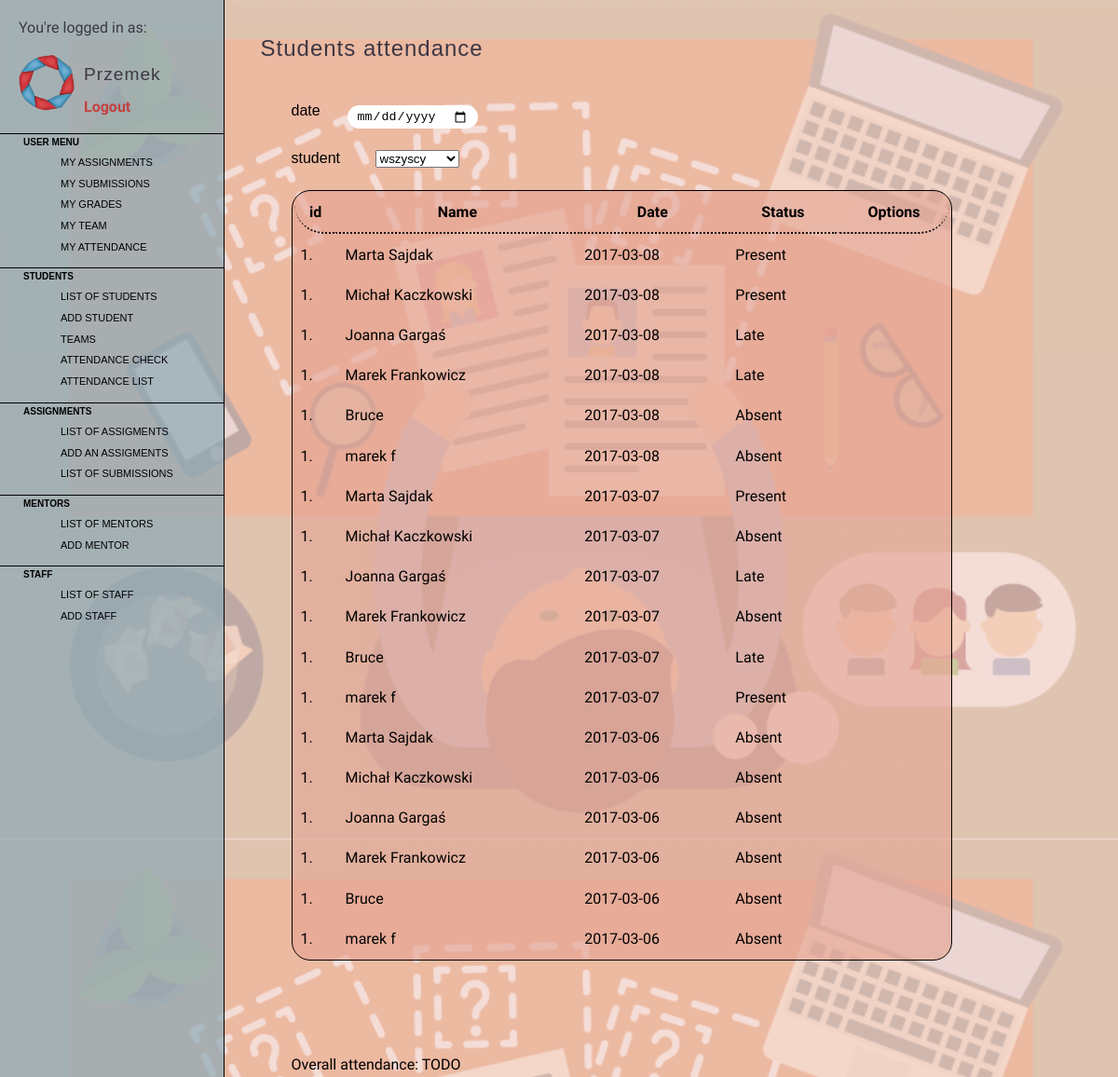
/attendances, run on an earlier commit of the app's database.
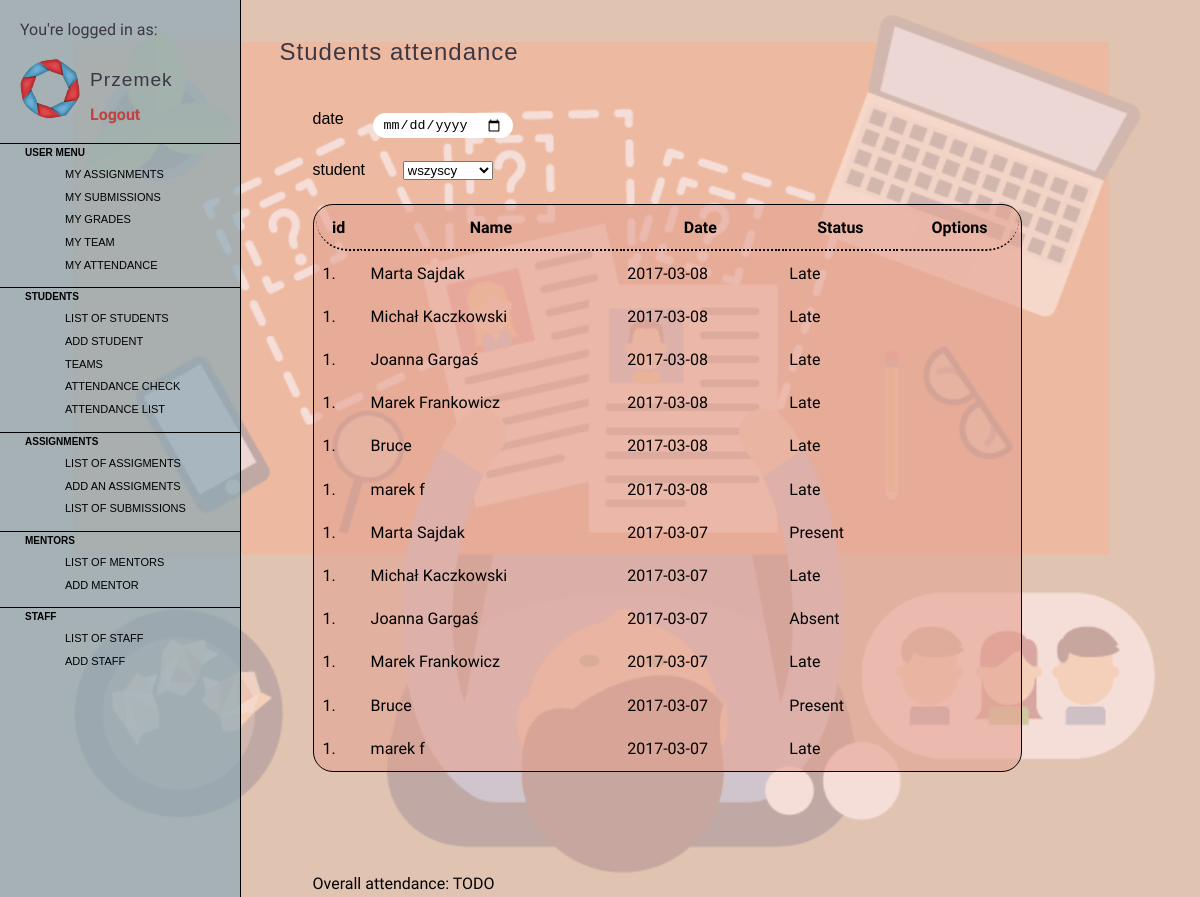
And on a later commit of the database.
### tables this page shows
CREATE TABLE "attendances" (
	`attendance_id`	INTEGER PRIMARY KEY AUTOINCREMENT,
	`user_id`	INTEGER NOT NULL,
	`date`	REAL NOT NULL,
	`status`	NUMERIC NOT NULL
);

CREATE TABLE "users" (
	`user_id`	INTEGER PRIMARY KEY AUTOINCREMENT,
	`name`	TEXT NOT NULL,
	`mail`	TEXT,
	`password`	CHAR(20) NOT NULL,
	`role`	TEXT NOT NULL
);

### controllers/attendances_ctrl.py (the view)
@attendances_ctrl.route("/attendances", methods=['GET', 'POST'])
def attendances():
    chosen_date = request.args.get('date', None)
    if chosen_date:
        attendances_list = Attendance.get_attendance_list_by_date(chosen_date)
    else:
        attendances_list = Attendance.get_attendance_list()
    return render_template('attendance_list.html', attendances_list=attendances_list, chosen_date=chosen_date)

### db_controller.py (called while the page is built)
    @classmethod
    def connect(cls):
        return sqlite3.connect('data/ccms.db')

    @classmethod
    def read_user_record_by_user_id(cls, user_id):
        conn = cls.connect()
        cursor = conn.cursor()
        query = "SELECT * FROM `users` WHERE `user_id` = ?;"
        cursor.execute(query, (user_id,))
        user = cursor.fetchall()
        conn.close()
        return user

    @classmethod
    def read_attendance_record_list(cls):
        conn = cls.connect()
        cursor = conn.cursor()
        query = "SELECT * FROM `attendances`;"
        cursor.execute(query)
        attendance_list = cursor.fetchall()
        conn.close()
        return attendance_list

### main.py (called while the page is built)
@app.teardown_appcontext
def close_connection(exception):
    db = getattr(g, '_database', None)
    if db is not None:
        db.close()

### models/attendances.py (called while the page is built)
    @classmethod
    def get_attendance_list(cls):
        return cls.create_attendance_list()

    @classmethod
    def create_attendance_list(cls):
        attendance_data = DB.read_attendance_record_list()
        return [Attendance(*attendance) for attendance in attendance_data]

    def get_student(self):
        return self.student

    def get_date(self):
        return self.date

    def get_status(self):
        return self.status

### models/users.py (called while the page is built)
    @classmethod
    def get_user_by_id(cls, user_id):
        return cls.create_user(user_id)

    @classmethod
    def create_user(cls, user_id):
        pairs = {"student": Student, "mentor": Mentor, "staff": Staff, "boss": Boss}
        args = DB.read_user_record_by_user_id(user_id)
        return pairs[args[0][-1]](*args[0][:-1])

    def get_name(self):
        return self.name

### templates/attendance_list.html (shortened to what this page needs)
{% extends "layout.html" %}
{% block page_name_h1 %}Students attendance{% endblock %}
{% block content %}
        <div class="content">
        <form action method="GET">
        <span id="date-style"><label>date</label><input type="date" name="date" placeholder="Date"
                                   onchange="this.form.submit()" {{ "value={}".format(chosen_date) if chosen_date }} >
        </span>
        </form>
        <span id="select_student"><label>student</label><select>
                                    <option>wszyscy</option>
                                </select></span>
            <table>
                <thead>
                    <tr>
                    <th>id</th><th>Name</th><th>Date</th><th>Status</th><th>Options</th>
                    </tr>
                </thead>
                <tbody>
                {% for item in attendances_list %}
                <tr>
                    <td>1.</td><td>{{ item.get_student().get_name() }}</td><td>{{ item.get_date()}}</td>
                    <td>{{ "Present" if item.get_status() == 1 }} {{ "Late" if item.get_status() == 0.8 }}
                    {{ "Absent" if item.get_status() == 0 }} </td>
                </tr>
                {% endfor %}
                </tbody>
            </table>
        <br>
        <span id="overall_attendance">Overall attendance: TODO</span>
    </div>
{% endblock %}

### templates/layout.html (shortened to what this page needs)
<!DOCTYPE html>
<html lang="en">
  <head>
    <link rel="stylesheet" href="/static/css/style.css">
  </head>
  <body>
    <sidebar>
      <header class="sideheader">
        <p>You're logged in as:</p>
        <img id="logo" src="images/logo.png" alt="logo">
        <h2>Przemek</h2>
        <a href="index.html">Logout</a>
      </header>
      <nav>
         <ul>
             <li><a href="user_details.html">User menu</a></li>
            <ul class="submenu">
                <li><a href="assignments.html">My assignments</a></li>
                <li><a href="submissions.html">My submissions</a></li>
                <li><a href="grades_view.html">My grades</a></li>
                <li><a href="team_details.html">My team</a></li>
                <li><a href="attendance_student_view.html">My attendance</a></li>
            </ul>
                <li><a href="users.html">Students</a></li>
                <ul class="submenu">
                    <li><a href="users.html">List of students</a></li>
                    <li><a href="add_edit_person_form.html">Add student</a></li>
                    <li><a href="teams.html">Teams</a></li>
                    <li><a href="attendance_check.html">Attendance check</a></li>
                    <li><a href="attendance_list.html">Attendance list</a></li>
                </ul>
                <li><a href="assignments.html">Assignments</a></li>
                    <ul class="submenu">
                    <li><a href="assignments.html">List of assigments</a></li>
                    <li><a href="add_edit_assignment.html">Add an assigments</a></li>
                    <li><a href="submissions.html">List of submissions</a></li>
                  </ul>
              <li><a href="users.html">Mentors</a></li>
                <ul class="submenu">
                  <li><a href="users.html">List of mentors</a></li>
                  <li><a href="add_edit_person_form.html">Add mentor</a></li>
                </ul>
              <li><a href="users.html">Staff</a></li>
                <ul class="submenu">
                  <li><a href="users.html">List of staff</a></li>
                  <li><a href="add_edit_person_form.html">Add staff</a></li>
                </ul>
            </ul>
          </nav>
    </sidebar>
    <div class="wrap">
        <h1>{% block page_name_h1 %}{% endblock %}</h1>
      <div class="content">
      {% block content %}{% endblock %}
      </div>
    </div>
  </body>
</html>

### static/css/style.css (style rules this page uses)
html, body { height: 100%; }
body { font: 100% "Nunito Sans", sans-serif; line-height: 1.7; margin: 0; padding: 0; min-width: 470px; width: 100%; }
body::after { content: ""; background-image: url("/static/images/background.png"); background-size: 100%; position: fixed; z-index: -1; opacity: 0.3; top: 0; left: 0; bottom: 0; right: 0; height: 100%; }
p { color: #3C3744; text-align: left; }
h1, h2 { margin: 2%; font: normal 1.2em Sansita, sans-serif; letter-spacing: 1px; color: #3C3744; }
h1 { font-size: 1.5em; padding: 2%; }
h2 { margin: 0; padding: 10px 0; }
header { padding: 0 20px 5px 20px; }
#logo { border-radius: 50%; float: left; padding-right: 10px; width: 60px; }
a:link, a:visited, a:active, a:hover { font-weight: bold; text-decoration: none; color: #C3423F; }
sidebar { float: left; width: 20%; height: 100%; background-color:rgba(138, 169, 181, 0.69); border-right: 1px solid black; position: fixed; }
.wrap { margin: 0 auto; top: 0; height: 100%; float: right; width: 79.9%; }
.wrap::after { background-color: rgba(228, 163, 148, 0.52); content: ""; position: fixed; z-index: -1; top: 0; left: 0; bottom: 0; right: 0; height: 100%; }
.content { padding: 0 10% 0 4%; margin-bottom: 10%; }
nav { padding-top: 4%; }
nav ul { margin: 0; padding: 0; list-style-type: none; overflow: hidden; }
nav ul li a { display: block; font-size: 10px; font-family: Sansita, sans-serif; color: black !important; text-transform: uppercase; text-decoration: none; padding: 0 20px 4px 25px; }
nav ul li a:first-of-type { border-top: 1px solid black; }
.submenu { margin-left: 40px; padding-bottom: 9px; }
.submenu li a { font-size: 11px; font-weight: 100; }
.submenu li a:first-of-type { border-top: none; }
#date-style { display: flex; margin-bottom: 10px; }
#date-style label { padding-left:0; width: 50px; height: 20px; font-weight: 100; font-family: Helvetica, serif; }
#date-style input { margin-left: 10px; width: 140px; border-radius: 25px; border-width: 0; }
#select_student label, select { padding-left: 0px; width: 90px; font-weight: 100; font-family: Helvetica, serif; }
label, input, textarea { float: left; clear: left; width: 15em; padding-left: 100px; }
input, textarea { width: 50%; padding: 4px 10px; margin: 8px 80px; box-sizing: border-box; }
table { background-color: rgba(228, 163, 148, 0.62); width: 100%; border: 1px solid black; border-radius: 20px; margin: 3% 0 10% 0; }
table th { border-bottom: 1px dotted black; }
table th:first-of-type { border-bottom-left-radius: 2em; }
table th:last-of-type { border-bottom-right-radius: 2em; }
table td, table th { padding: 7px; }
table td { border-width: 1px; }
table thead th { border-width: 1px 1px 2px 1px; }
table tbody td:first-child, table thead th:first-child { border-right-width: 2px; }

What changed in the data, as far as the page shows it:
removed attendances: get_student "Marta Sajdak", get_date "2017-03-08", value "Present"
removed attendances: get_student "Michał Kaczkowski", get_date "2017-03-08", value "Present"
removed attendances: get_student "Bruce", get_date "2017-03-08", value "Absent"
removed attendances: get_student "marek f", get_date "2017-03-08", value "Absent"
removed attendances: get_student "Michał Kaczkowski", get_date "2017-03-07", value "Absent"
removed attendances: get_student "Joanna Gargaś", get_date "2017-03-07", status "Late"
removed attendances: get_student "Marek Frankowicz", get_date "2017-03-07", value "Absent"
removed attendances: get_student "Bruce", get_date "2017-03-07", status "Late"
removed attendances: get_student "marek f", get_date "2017-03-07", value "Present"
removed attendances: get_student "Marta Sajdak", get_date "2017-03-06", value "Absent"
removed attendances: get_student "Michał Kaczkowski", get_date "2017-03-06", value "Absent"
removed attendances: get_student "Joanna Gargaś", get_date "2017-03-06", value "Absent"
removed attendances: get_student "Marek Frankowicz", get_date "2017-03-06", value "Absent"
removed attendances: get_student "Bruce", get_date "2017-03-06", value "Absent"
removed attendances: get_student "marek f", get_date "2017-03-06", value "Absent"
added attendances: get_student "Marta Sajdak", get_date "2017-03-08", status "Late"
added attendances: get_student "Michał Kaczkowski", get_date "2017-03-08", status "Late"
added attendances: get_student "Bruce", get_date "2017-03-08", status "Late"
added attendances: get_student "marek f", get_date "2017-03-08", status "Late"
added attendances: get_student "Michał Kaczkowski", get_date "2017-03-07", status "Late"
added attendances: get_student "Joanna Gargaś", get_date "2017-03-07", value "Absent"
added attendances: get_student "Marek Frankowicz", get_date "2017-03-07", status "Late"
added attendances: get_student "Bruce", get_date "2017-03-07", value "Present"
added attendances: get_student "marek f", get_date "2017-03-07", status "Late"
